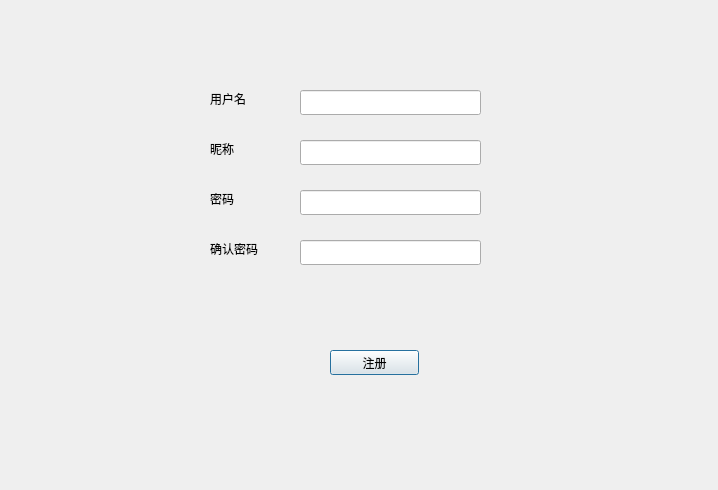
<?xml version="1.0" encoding="UTF-8"?>
<ui version="4.0">
 <class>Register</class>
 <widget class="QDialog" name="Register">
  <property name="geometry">
   <rect>
    <x>0</x>
    <y>0</y>
    <width>718</width>
    <height>490</height>
   </rect>
  </property>
  <property name="windowTitle">
   <string>Dialog</string>
  </property>
  <widget class="QWidget" name="widget" native="true">
   <property name="geometry">
    <rect>
     <x>60</x>
     <y>80</y>
     <width>541</width>
     <height>311</height>
    </rect>
   </property>
   <widget class="QLineEdit" name="UsernameLineEdit">
    <property name="geometry">
     <rect>
      <x>240</x>
      <y>10</y>
      <width>181</width>
      <height>25</height>
     </rect>
    </property>
   </widget>
   <widget class="QLabel" name="label_4">
    <property name="geometry">
     <rect>
      <x>150</x>
      <y>160</y>
      <width>67</width>
      <height>17</height>
     </rect>
    </property>
    <property name="text">
     <string>确认密码</string>
    </property>
   </widget>
   <widget class="QLabel" name="label_3">
    <property name="geometry">
     <rect>
      <x>150</x>
      <y>110</y>
      <width>67</width>
      <height>17</height>
     </rect>
    </property>
    <property name="text">
     <string>密码</string>
    </property>
   </widget>
   <widget class="QLineEdit" name="ConfirmLineEdit">
    <property name="geometry">
     <rect>
      <x>240</x>
      <y>160</y>
      <width>181</width>
      <height>25</height>
     </rect>
    </property>
   </widget>
   <widget class="QLineEdit" name="NicknameLineEdit">
    <property name="geometry">
     <rect>
      <x>240</x>
      <y>60</y>
      <width>181</width>
      <height>25</height>
     </rect>
    </property>
   </widget>
   <widget class="QPushButton" name="RegisterBtn">
    <property name="geometry">
     <rect>
      <x>270</x>
      <y>270</y>
      <width>89</width>
      <height>25</height>
     </rect>
    </property>
    <property name="text">
     <string>注册</string>
    </property>
   </widget>
   <widget class="QLineEdit" name="PasswordLineEdit">
    <property name="geometry">
     <rect>
      <x>240</x>
      <y>110</y>
      <width>181</width>
      <height>25</height>
     </rect>
    </property>
   </widget>
   <widget class="QLabel" name="label">
    <property name="geometry">
     <rect>
      <x>150</x>
      <y>10</y>
      <width>67</width>
      <height>17</height>
     </rect>
    </property>
    <property name="text">
     <string>用户名</string>
    </property>
   </widget>
   <widget class="QLabel" name="label_2">
    <property name="geometry">
     <rect>
      <x>150</x>
      <y>60</y>
      <width>67</width>
      <height>17</height>
     </rect>
    </property>
    <property name="text">
     <string>昵称</string>
    </property>
   </widget>
  </widget>
 </widget>
 <resources/>
 <connections/>
</ui>
